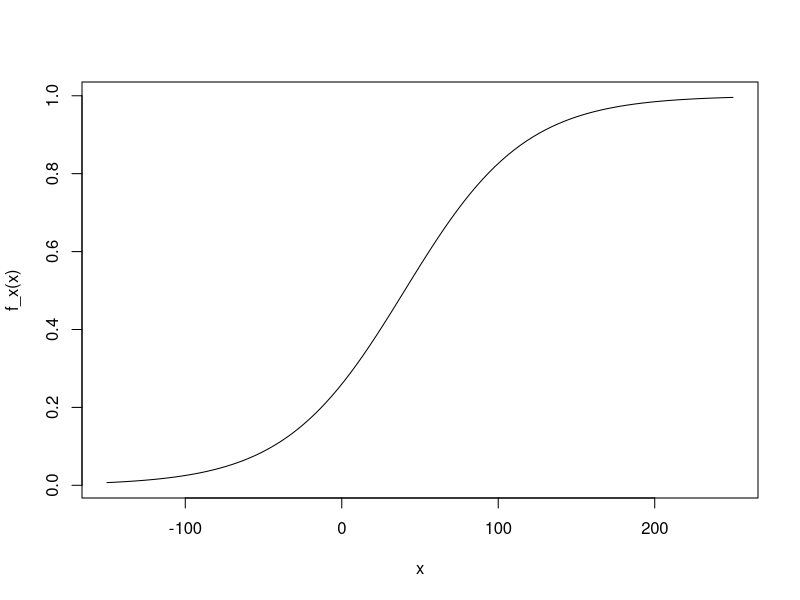

Source code (R):
## ---- chunk 1
x = c(25, 30, 35, 40, 46, 50, 60, 64, 68, 70, 77, 80)
y = c(1, 0, 0, 1, 0, 1, 1, 0, 1, 0, 1, 1)
dt = do.call(rbind, Map(data.frame, x = x, y = y))
dt
## ---- chunk 2
lr_x = glm(y~x, family = binomial)
lr_x
## ---- chunk 3
b = lr_x$coefficients[1]
a = lr_x$coefficients[2]
f_x = function(x) {
  1/ (1 + exp(-(a*x + b)))
}
curve(f_x, from = -150, to = 250)
## ---- chunk 4
anger_pot = c(-150:250)
p_x = lapply(anger_pot, f_x)
p_anger = do.call(rbind, Map(data.frame, x = anger_pot, y = p_x))
p_anger[(p_anger$y > 0.245 & p_anger$y < 0.255) |
        (p_anger$y > 0.495 & p_anger$y < 0.505) |
        (p_anger$y > 0.745 & p_anger$y < 0.755),]
